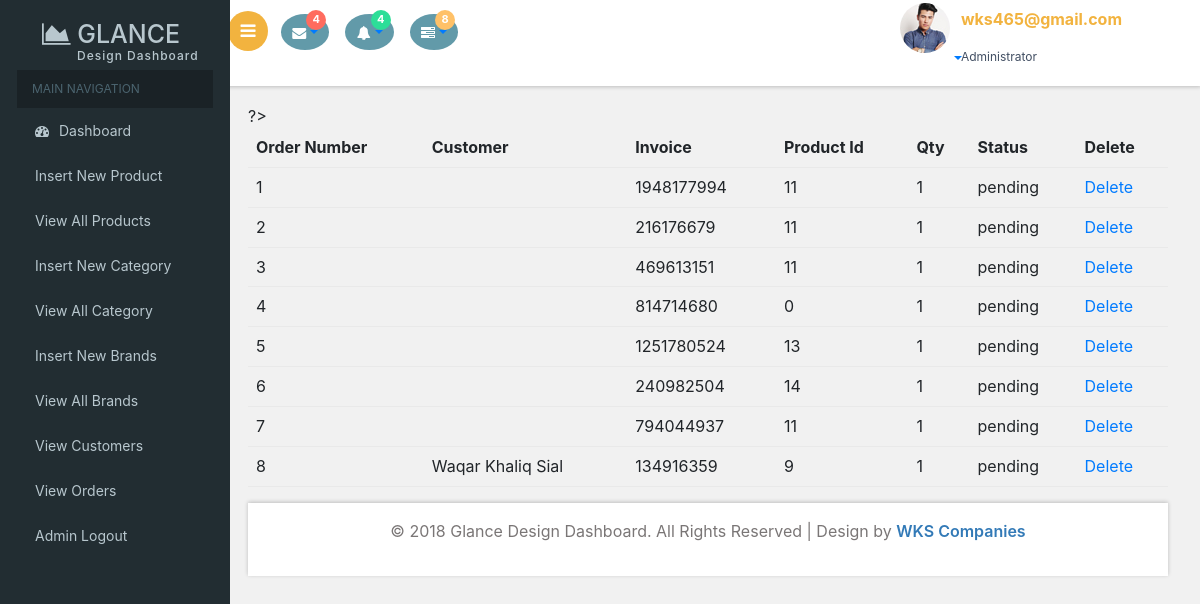
Page /Admin_area/index.php?view_order (signed in) on the committed database.
### tables this page shows
CREATE TABLE `pending_orders` (
  `order_id` int(10) NOT NULL,
  `customer_id` int(100) NOT NULL,
  `invoice_no` int(100) NOT NULL,
  `product_id` int(100) NOT NULL,
  `qty` int(100) NOT NULL,
  `order_status` text NOT NULL
);

CREATE TABLE `customers` (
  `customer_id` int(10) NOT NULL,
  `customer_name` varchar(100) NOT NULL,
  `customer_email` varchar(100) NOT NULL,
  `customer_pass` varchar(100) NOT NULL,
  `customer_country` text NOT NULL,
  `customer_city` text NOT NULL,
  `customer_contact` int(20) NOT NULL,
  `customer_address` text NOT NULL,
  `cutomer_image` text NOT NULL,
  `customer_ip` varchar(100) NOT NULL
);

### Admin_area/view_orders.php (the view, shortened to what this page needs)
<!DOCTYPE html>
<html>
<head>
	<link rel="stylesheet" type="text/css" href="css/bootstrap.min.css">
</head>
<body>
<br>
<table class="table table-striped">
    <thead>
      <tr>
        <th>Order Number </th>
        <th>Customer</th>
        <th>Invoice</th>
        <th>Product Id</th>
        <th>Qty</th>
        <th>Status</th>
        <th>Delete</th>
      </tr>
      <?php
      include("includes/db.php");
      $get_pro="select * from pending_orders";
      $run=mysqli_query($con,$get_pro);
      $i=0;
      while ($row=mysqli_fetch_array($run))
      {
        $o_id=$row['order_id'];
      	$c_id=$row['customer_id'];
      	$invoice=$row['invoice_no'];
      	$p_id=$row['product_id'];
      	$qty=$row['qty'];
       $o_s=$row['order_status'];
      	$i++;
      	 ?>
      <tr>
      	<td><?php echo $i; ?></td>
        <td><?php
        $get_c="select * from customers where customer_id='$c_id'";
        $rrrr=mysqli_query($con,$get_c);
        $row=mysqli_fetch_array($rrrr);
        $customer=$row['customer_name'];
        echo $customer ;
        ?></td>
      	<td><?php echo $invoice; ?></td>
        <td><?php echo $p_id; ?></td>
        <td><?php echo $qty; ?></td>
      	<td><?php echo $o_s; ?></td>
      	<td><a href="delete_order.php?delete_order=<?php echo $o_id; ?>">Delete</a></td>
      </tr>
	<?php } ?>
    </thead>
  </table>
</body>
</html>

### rows in the picture
pending_orders: invoice_no "1948177994", product "11", qty "1", order_status "pending"
pending_orders: invoice_no "216176679", product "11", qty "1", order_status "pending"
pending_orders: invoice_no "469613151", product "11", qty "1", order_status "pending"
pending_orders: invoice_no "814714680", product "0", qty "1", order_status "pending"
pending_orders: invoice_no "1251780524", product "13", qty "1", order_status "pending"
pending_orders: invoice_no "240982504", product "14", qty "1", order_status "pending"
pending_orders: invoice_no "794044937", product "11", qty "1", order_status "pending"
pending_orders: customer.customer_name "Waqar Khaliq Sial", invoice_no "134916359", product "9", qty "1", order_status "pending"

### other values in the picture
$email=$_SESSION['admin_email'] "wks465@gmail.com"
